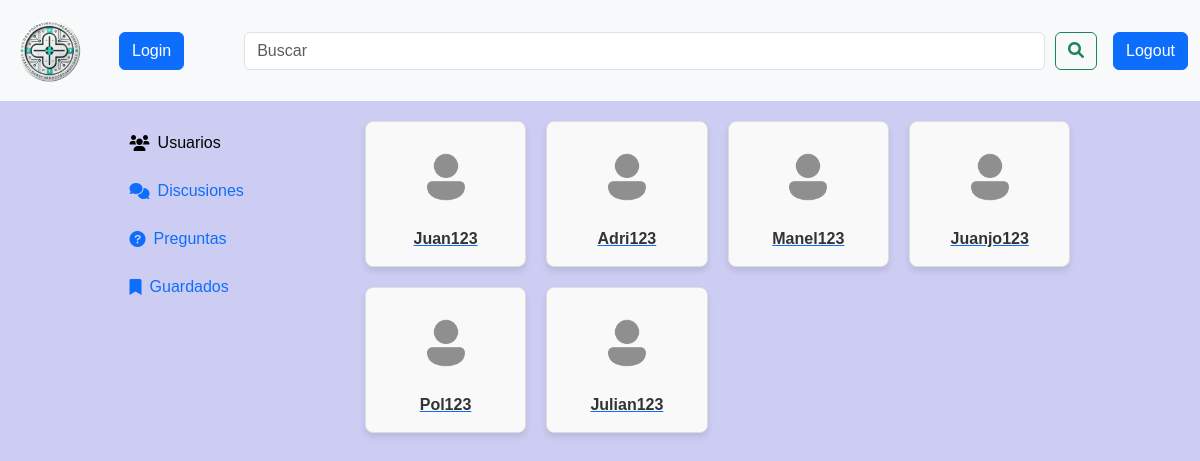
Page /paginas/verUsuarios.php on the committed database.
### tables this page shows
CREATE TABLE tbl_usuarios (
    id_usuario INT PRIMARY KEY AUTO_INCREMENT NOT NULL,
    nombre_usuario VARCHAR(50),
    nombreReal_usuario VARCHAR(70),
    telf_usuario CHAR(9),
    psswd_usuario VARCHAR(60)
);

### paginas/verUsuarios.php (the view, shortened to what this page needs)
<?php
include_once('../conexion/conexion.php');
?>
<!DOCTYPE html>
<html lang="en">
<head>
    <link href="https://cdn.jsdelivr.net/npm/bootstrap@5.3.3/dist/css/bootstrap.min.css" rel="stylesheet"
>
    <link href="https://cdnjs.cloudflare.com/ajax/libs/font-awesome/6.0.0-beta3/css/all.min.css" rel="stylesheet">
    <link href="../css/styles.css" rel="stylesheet">
</head>
<body>
    <nav class="navbar navbar-expand-lg bg-body-tertiary">
        <div class="container-fluid">
            <a class="navbar-brand" href="../index.php"><img src="../img/nav_logo.png" id="nav_img" alt="Logo"></a>
            <?php
                 if(!isset($_SESSION['usuario'])){
                    ?>
                    <form action="../entrada/login.php">
                        <?php
                    echo '<button class="btn btn-primary ms-3">Login</button>';
                    ?>
                    </form>
                    <?php
                 } else {
                    echo $_SESSION['usuario'];
                 }
                 ?>
            <div class="collapse navbar-collapse" id="navbarSupportedContent">
                <form class="d-flex w-100" role="search">
                    <input class="form-control search-bar" type="search" placeholder="Buscar" aria-label="Search">
                    <button class="btn btn-outline-success" type="submit"><i class="fa-solid fa-magnifying-glass"></i></button>
                </form>
            </div>
            <form action = "./cerrar_sesion.php" method = "POST">
                <input type="submit" value="Logout" class="btn btn-primary ms-3" name="logout">
            </form>
        </div>
    </nav>
    <div class="container">
        <div class="barra-izquierda">
            <a href="./verUsuarios.php" name="usuarios" class="d-flex align-items-center text-decoration-none">
                <i class="fa-solid fa-users me-2"></i><span>Usuarios</span>
            </a>
            <br>
            <a href="#" name="discusiones" class="d-flex align-items-center text-decoration-none">
                <i class="fa-solid fa-comments me-2"></i><span>Discusiones</span>
            </a>
            <br>
            <a href="../preguntas.php" name="preguntas" class="d-flex align-items-center text-decoration-none">
                <i class="fa-solid fa-question-circle me-2"></i><span>Preguntas</span>
            </a>
            <br>
            <a href="#" name="guardados" class="d-flex align-items-center text-decoration-none">
                <i class="fa-solid fa-bookmark me-2"></i><span>Guardados</span>
            </a>
        </div>
        <div class="barra-derecha">
            <div class="usuario-container">
                <?php
                try {
                    $stmt = $conexion->query("SELECT nombre_usuario, id_usuario FROM tbl_usuarios");
                    $usuarios = $stmt->fetchAll(PDO::FETCH_ASSOC);
                    for ($i = 0; $i < count($usuarios); $i++) {
                        echo '<div class="usuario-item">';
                        echo '<a href="./preguntasUsuario.php?id=' . urlencode($usuarios[$i]['id_usuario']) . '">';
                        echo '<img src="../img/perfil.png" alt="Foto de perfil">';
                        echo '<span>' . htmlspecialchars($usuarios[$i]['nombre_usuario']) . '</span>';
                        echo '</a>';
                        echo '</div>';
                    }
                } catch (PDOException $e) {
                    echo 'Error en la consulta: ' . $e->getMessage();
                }
                ?>
            </div>
        </div>
    </div>
</body>
</html>

### css/styles.css (style rules this page uses)
body { background-color: rgb(205, 205, 243); font-family: Arial, sans-serif; }
#nav_img { height: 75px; width: 75px; }
.search-bar { margin-right: 10px; margin-left: 60px; }
.container { max-width: 100%; }
.barra-izquierda { float: left; padding-left: 10%; height: 100vh; width: 30%; padding-top: 10px; text-align: center; margin-top: 20px; }
.barra-derecha { float: right; padding-right: 10%; height: 100vh; width: 70%; }
.usuario-container { display: grid; grid-template-columns: repeat(4, 1fr); gap: 20px; margin-top: 20px; }
.usuario-item { text-align: center; border: 1px solid #ddd; border-radius: 8px; padding: 15px; background-color: #f9f9f9; box-shadow: 0 4px 6px rgba(0, 0, 0, 0.1); }
.usuario-item img { width: 80px; height: 80px; border-radius: 50%; margin-bottom: 10px; }
.usuario-item span { display: block; font-weight: bold; color: #333; }

### paginas/verUsuarios.php (style rules this page uses)
.barra-izquierda a[name="usuarios"] i, .barra-izquierda a[name="usuarios"] span { color: black; }

### rows in the picture
tbl_usuarios: nombre_usuario "Juan123"
tbl_usuarios: nombre_usuario "Adri123"
tbl_usuarios: nombre_usuario "Manel123"
tbl_usuarios: nombre_usuario "Juanjo123"
tbl_usuarios: nombre_usuario "Pol123"
tbl_usuarios: nombre_usuario "Julian123"
